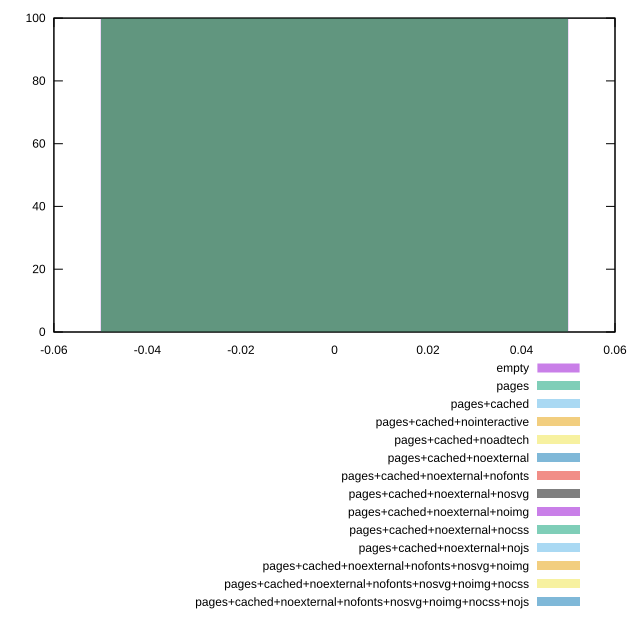

The script that saved this image:
reset
set terminal svg size 640, 620 enhanced background rgb 'white'
set output "report_00007_2020-12-11T15:55:29.892Z/redirects/comparison/histogram/all_raw.svg"

$empty <<EOF
0 100
EOF

$pages <<EOF
0 100
EOF

$pagesCached <<EOF
0 100
EOF

$pagesCachedNointeractive <<EOF
0 100
EOF

$pagesCachedNoadtech <<EOF
0 100
EOF

$pagesCachedNoexternal <<EOF
0 100
EOF

$pagesCachedNoexternalNofonts <<EOF
0 100
EOF

$pagesCachedNoexternalNosvg <<EOF
0 100
EOF

$pagesCachedNoexternalNoimg <<EOF
0 100
EOF

$pagesCachedNoexternalNocss <<EOF
0 100
EOF

$pagesCachedNoexternalNojs <<EOF
0 100
EOF

$pagesCachedNoexternalNofontsNosvgNoimg <<EOF
0 100
EOF

$pagesCachedNoexternalNofontsNosvgNoimgNocss <<EOF
0 100
EOF

$pagesCachedNoexternalNofontsNosvgNoimgNocssNojs <<EOF
0 100
EOF

set key outside below
set boxwidth 0.1
set yrange [0:100]
set style fill transparent solid 0.5 noborder

plot \
  $empty title "empty" with boxes, \
  $pages title "pages" with boxes, \
  $pagesCached title "pages+cached" with boxes, \
  $pagesCachedNointeractive title "pages+cached+nointeractive" with boxes, \
  $pagesCachedNoadtech title "pages+cached+noadtech" with boxes, \
  $pagesCachedNoexternal title "pages+cached+noexternal" with boxes, \
  $pagesCachedNoexternalNofonts title "pages+cached+noexternal+nofonts" with boxes, \
  $pagesCachedNoexternalNosvg title "pages+cached+noexternal+nosvg" with boxes, \
  $pagesCachedNoexternalNoimg title "pages+cached+noexternal+noimg" with boxes, \
  $pagesCachedNoexternalNocss title "pages+cached+noexternal+nocss" with boxes, \
  $pagesCachedNoexternalNojs title "pages+cached+noexternal+nojs" with boxes, \
  $pagesCachedNoexternalNofontsNosvgNoimg title "pages+cached+noexternal+nofonts+nosvg+noimg" with boxes, \
  $pagesCachedNoexternalNofontsNosvgNoimgNocss title "pages+cached+noexternal+nofonts+nosvg+noimg+nocss" with boxes, \
  $pagesCachedNoexternalNofontsNosvgNoimgNocssNojs title "pages+cached+noexternal+nofonts+nosvg+noimg+nocss+nojs" with boxes, \


reset
